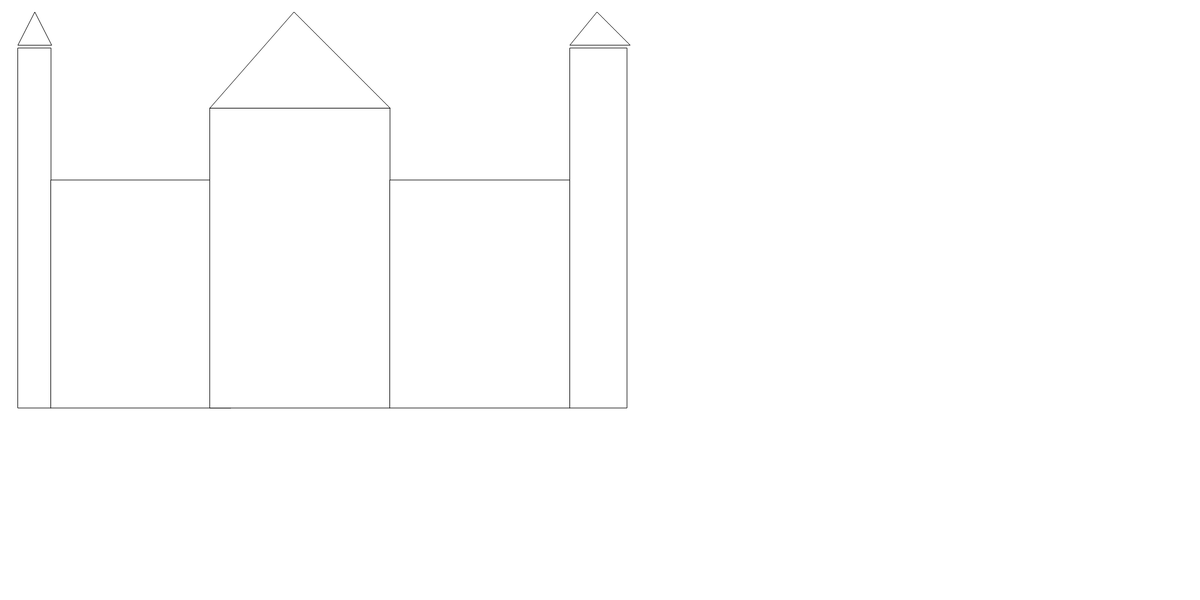
Frame 1 (no input)
Frame 60 (no input): identical to frame 1, image omitted
Frame 120 (the mouse pressed at the canvas centre since frame 60): identical to frame 1, image omitted

The p5.js sketch that drew this single still picture (run headless with seeded random() and noise() and a simulated clock; from frame 60 on, the mouse is pressed at the canvas centre):

// p5.js sketch
// ── sketch.js
function setup() {
  createCanvas(2000,1000);
  
}

function draw() {
  background(255,255,255);  
  triangle(30,75, 58, 20, 86, 75);
  rect(30,80,55,600)
  rect(85,300,300,380)
  rect(350,180,300,500)
  triangle(350,180,490,20,650,180)
  rect(650,300,300,380)
  triangle(950,75, 995, 20, 1050, 75);
  rect(950,80,95,600)

}
